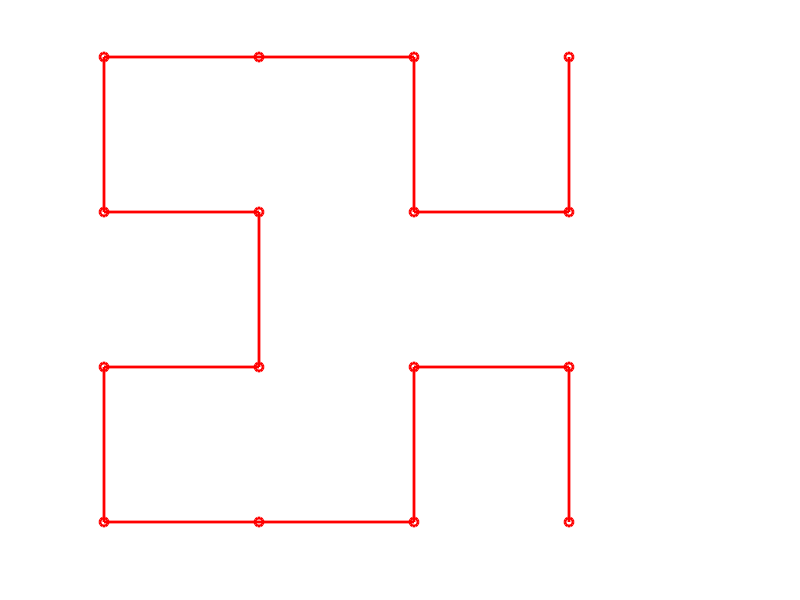

This chart was generated by the following MATLAB code:
% 4 empty matrices with 0 rows and 2 columns
A = zeros(0,2);
B = zeros(0,2);
C = zeros(0,2);
D = zeros(0,2);



% up and down is positive and negative along y-axis
% left and right are positive and negative along y axis
up = [ 0  1];
right  = [ 1  0];
down = [ 0 -1];
left  = [-1  0];

% set order and grid size
order = 2;
size = 2^(order);

% loop draws the curve by dividing the square into smaller squares and
% building the curve in each sub-square
for n = 1:order
  % temporary matrices
  AA = [B ; up ; A ; right  ; A ; down ; C];
  BB = [A ; right  ; B ; up ; B ; left  ; D];
  CC = [D ; left  ; C ; down ; C ; right  ; A];
  DD = [C ; down ; D ; left  ; D ; up ; B];
  
  A = AA;
  B = BB;
  C = CC;
  D = DD;
end

A = [0 0; cumsum(A)];

rotation_matrix = [0 1; -1 0];
A_rotated = A * rotation_matrix;
% 180 deg
% A_rotated = A_rotated * rotation_matrix; 
% 270 deg
% A_rotated = A_rotated * rotation_matrix;

% Create grid points
grid_points = linspace(1, 1, size+1);

% Plot the grid
figure; hold on;
for i = 1:size+1
    plot([grid_points(i) grid_points(i)], [grid_points(1) grid_points(end)], 'k'); % Vertical lines
    plot([grid_points(1) grid_points(end)], [grid_points(i) grid_points(i)], 'k'); % Horizontal lines
end
plot(A_rotated(:, 1), A_rotated(:, 2), '-or', 'clipping', 'off', 'LineWidth', 2);


axis equal, axis off
